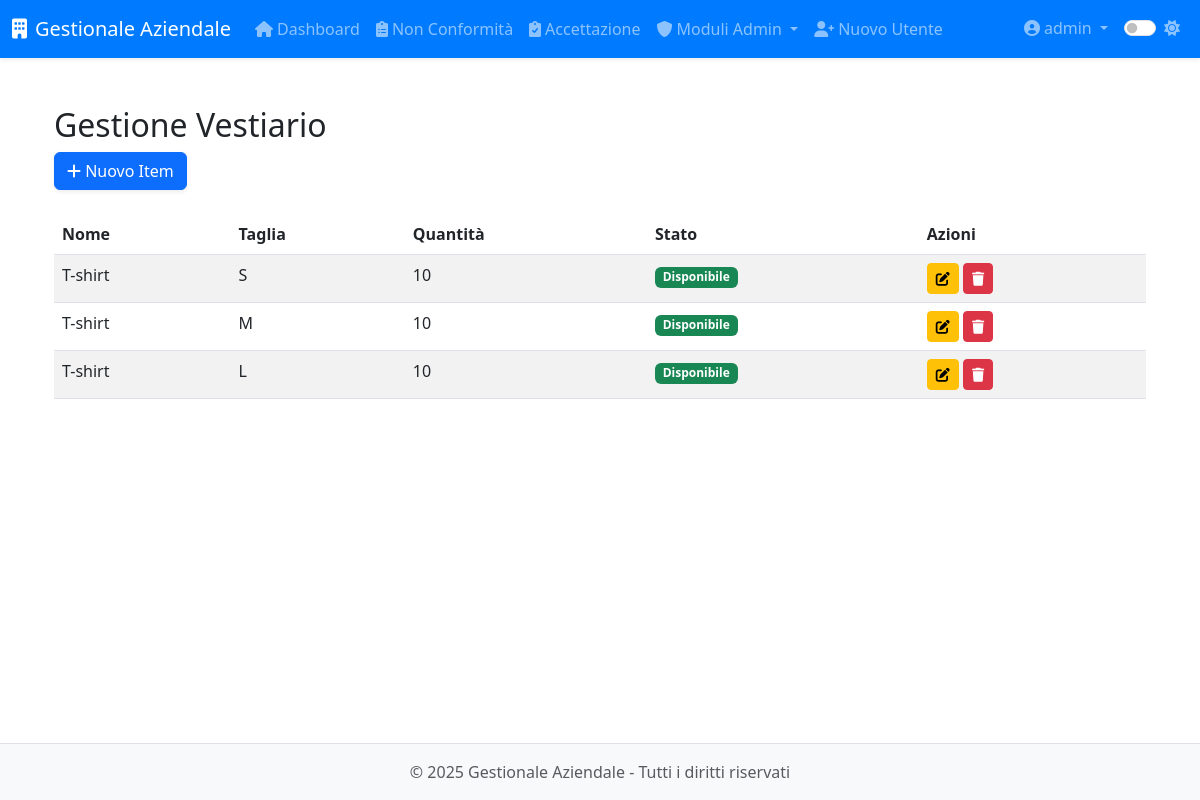
/modulo8/vestiario (signed in), run on an earlier commit of the app's database.
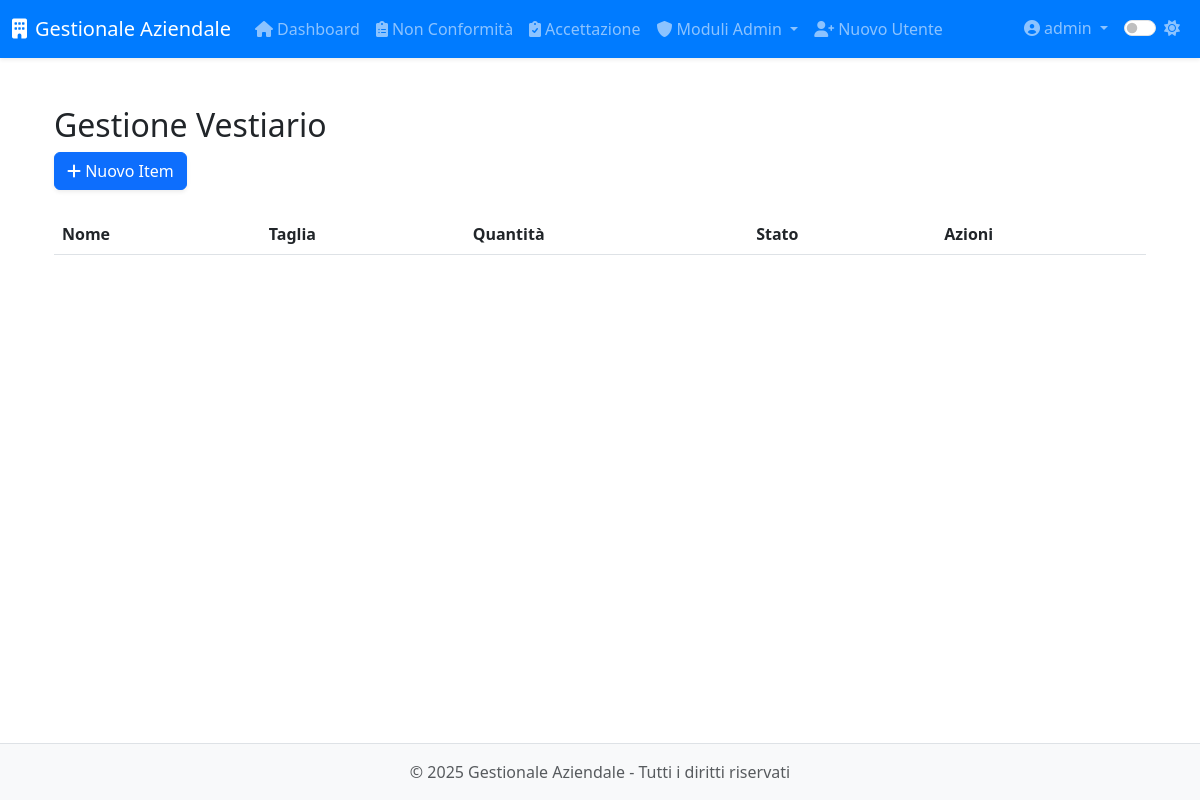
And on a later commit of the database.
### app/models.py (models this page shows, shortened)
class Inventory(db.Model):
    __tablename__ = 'inventory'
    id = db.Column(db.Integer, primary_key=True)
    nome = db.Column(db.String(128), nullable=False)
    taglia = db.Column(db.String(64))                        # facoltativa
    quantita = db.Column(db.Integer, default=0, nullable=False)

### app/routes/modulo8.py (the view)
@modulo8.route('/vestiario')
@login_required
@admin_required
def gestione_vestiario():
    items = Inventory.query.all()
    return render_template('modulo8/vestiario/inventory.html', items=items)

### app/models.py (called while the page is built)
@login_manager.user_loader
def load_user(id):
    return User.query.get(int(id))

    def is_admin(self):
        return self.role == 'admin'

### app/utils.py (called while the page is built)
def admin_required(f):
    @wraps(f)
    def decorated_function(*args, **kwargs):
        if not current_user.is_authenticated or not current_user.is_admin():
            abort(403)  # Accesso negato
        return f(*args, **kwargs)
    return decorated_function

### app/templates/modulo8/vestiario/inventory.html (shortened to what this page needs)
{% extends 'base.html' %}
{% block content %}
<div class="container mt-4">
    <h2>Gestione Vestiario</h2>
    <div class="mb-4">
        <a href="{{ url_for('modulo8.aggiungi_item_vestiario') }}" class="btn btn-primary">
            <i class="fas fa-plus"></i> Nuovo Item
        </a>
    </div>
    <div class="table-responsive">
        <table class="table table-striped">
            <thead>
                <tr>
                    <th>Nome</th>
                    <th>Taglia</th>
                    <th>Quantità</th>
                    <th>Stato</th>
                    <th>Azioni</th>
                </tr>
            </thead>
            <tbody>
                {% for item in items %}
                <tr>
                    <td>{{ item.nome }}</td>
                    <td>{{ item.taglia }}</td>
                    <td>{{ item.quantita }}</td>
                    <td>
                        {% if item.quantita > 0 %}
                            <span class="badge bg-success">Disponibile</span>
                        {% else %}
                            <span class="badge bg-danger">Esaurito</span>
                        {% endif %}
                    </td>
                    <td>
                        <a href="{{ url_for('modulo8.modifica_item_vestiario', id=item.id) }}" class="btn btn-sm btn-warning">
                            <i class="fas fa-edit"></i>
                        </a>
                        <button class="btn btn-sm btn-danger" onclick="deleteItem({{ item.id }})">
                            <i class="fas fa-trash"></i>
                        </button>
                    </td>
                </tr>
                {% endfor %}
            </tbody>
        </table>
    </div>
</div>
{% endblock %}

What changed in the data, as far as the page shows it:
removed Inventory: nome "T-shirt", taglia "S", quantita "10", shows "Disponibile"
removed Inventory: nome "T-shirt", taglia "M", quantita "10", shows "Disponibile"
removed Inventory: nome "T-shirt", taglia "L", quantita "10", shows "Disponibile"
